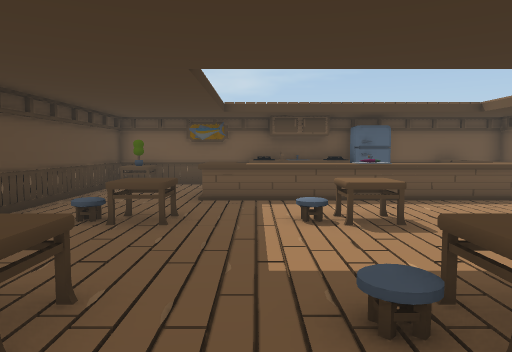
view 1 (above)

16 first-person views from a walk through a Unity game level. The camera is 1.3 m above the floor, tilts 4° down and sees 70° across. The floor is counted in squares, 1 m on a side. Each view is taken from the middle of a square. On the plan, view 1 faces up. The plan holds only what a view shows up to about 15 squares ahead; the rest is blank. Door leaves are left out, so doorways stand open.

view 2
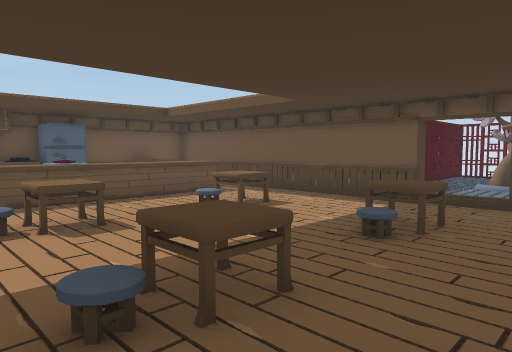

view 3
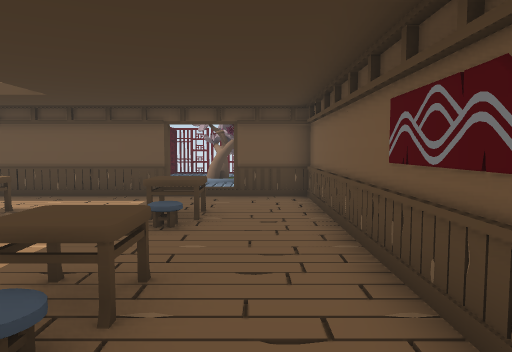

view 4
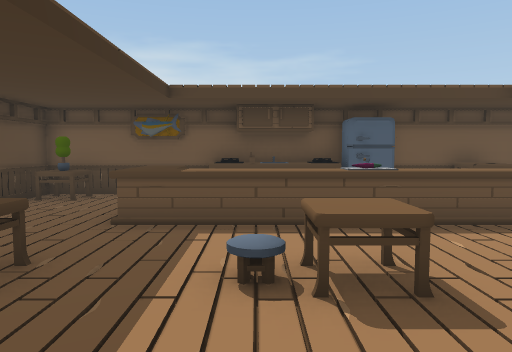

view 5
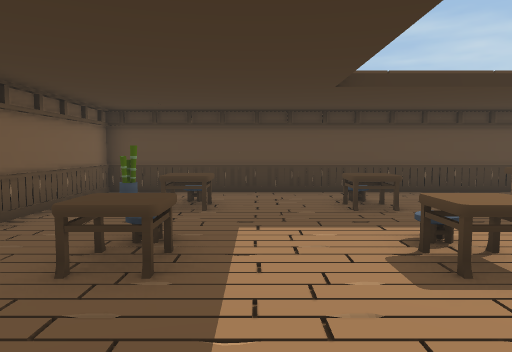

view 6
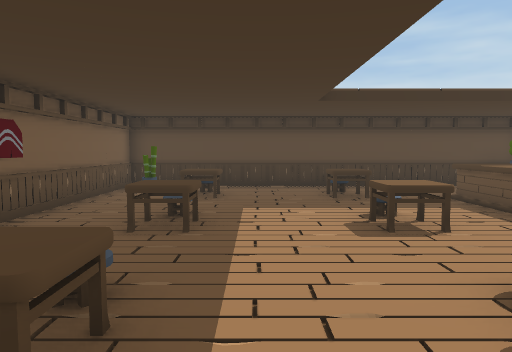

view 7
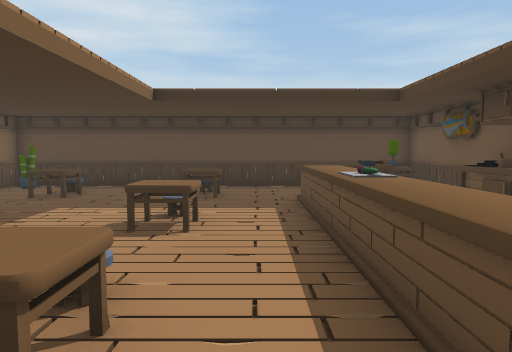

view 8
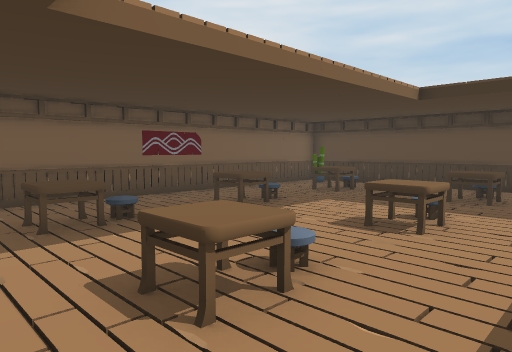

view 9
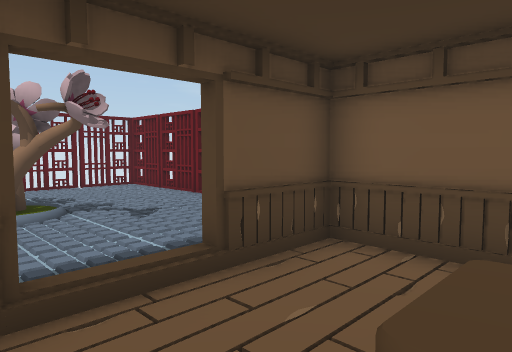

view 10
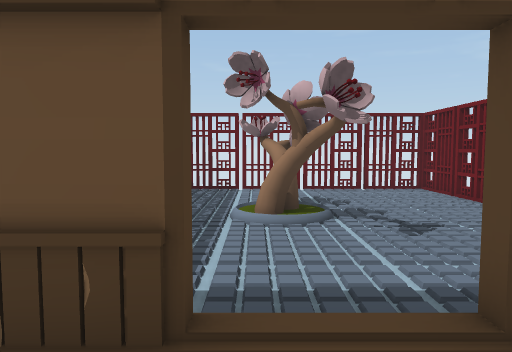

view 11
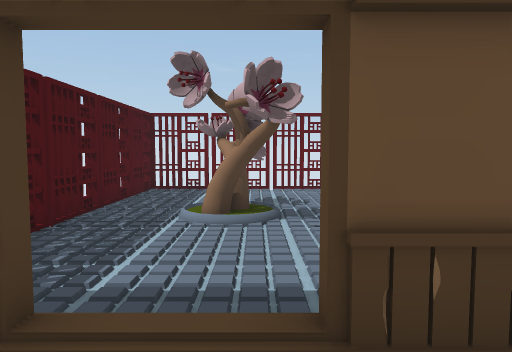

view 12
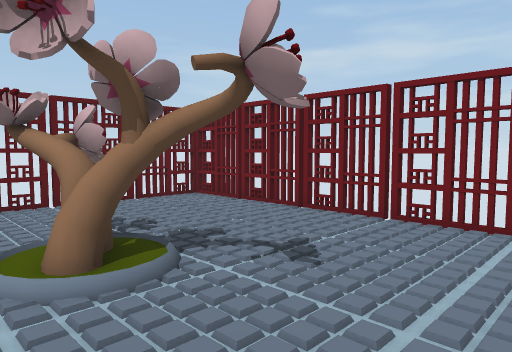

view 13
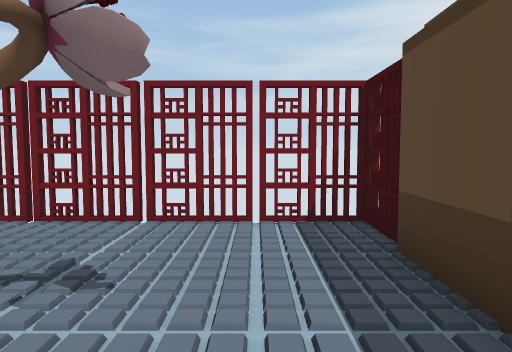

view 14
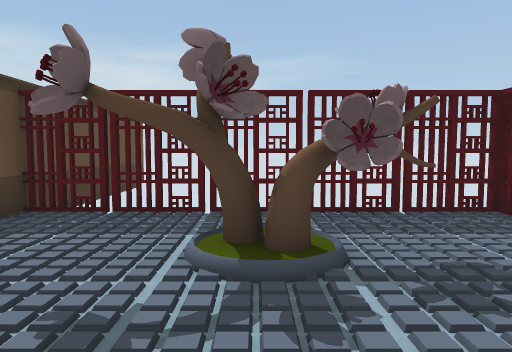

view 15
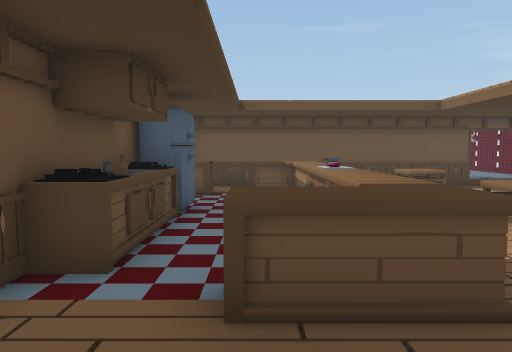

view 16
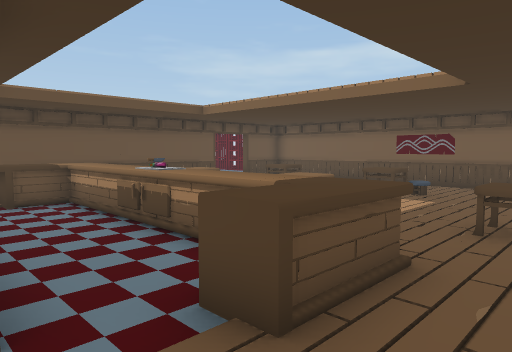

### Floor plan
Points are (right, up) in squares from view 1. A wall is a line through its corners. A room is listed if a view was taken in it or the views show most of it. See-through windows are left out.
Room 1 (views 1, 2, 3, 4, 5, 6, 7, 8, 9, 10, 11, 15, 16)
walls: (9, 3.2) (9, 13.5) (-5, 13.5) (-5, -0.5) (9, -0.5) (9, 1.6)
ways out: open door at (9, 2.5) to room 2
objects: other object (-4, 0) to (-4, 1); other object (-4, 12) to (-4, 13); other object (-2, 2) to (-2, 3); other object (-2, 6) to (-2, 7); other object (-2, 13); other object (-1, 9) to (0, 10); other object (-1, 11); other object (0, 13); other object (1, 9) to (2, 10); other object (1, 13); other object (2, 2) to (2, 3); other object (2, 6) to (2, 7); other object (2, 13); other object (3, 9) to (3, 10); other object (3, 13); other object (4, 9) to (5, 10); other object (4, 12) to (4, 13); other object (6, 2) to (6, 3); other object (6, 6) to (6, 7); other object (6, 9) to (7, 10); other object (7, 11); other object (7, 12) to (7, 13)
Room 2 (views 12, 13, 14)
walls: (9.2, 1.6) (9.2, -0.5); (9, -0.9) (9, -2.4) (18.9, -2.4) (18.9, 5.4) (9.1, 5.4); (9.2, 12.5) (9.2, 4.8)
ways out: open door at (9, 2.5) to room 1
objects: other object (12, 2) to (16, 3)

Positions as (right, up) in squares from view 1, and headings:
1: (0, 0), facing up
2: (0, 0), facing up-right
3: (-1, 1), facing right
4: (1, 3), facing up
5: (6, 4), facing left
6: (8, 4), facing left
7: (8, 8), facing left
8: (8, 9), facing down-left
9: (6, 4), facing down-right
10: (7, 3), facing right
11: (7, 2), facing right
12: (10, 4), facing down-right
13: (11, 4), facing down
14: (14, -2), facing up
15: (-4, 11), facing right
16: (-3, 13), facing down-right
